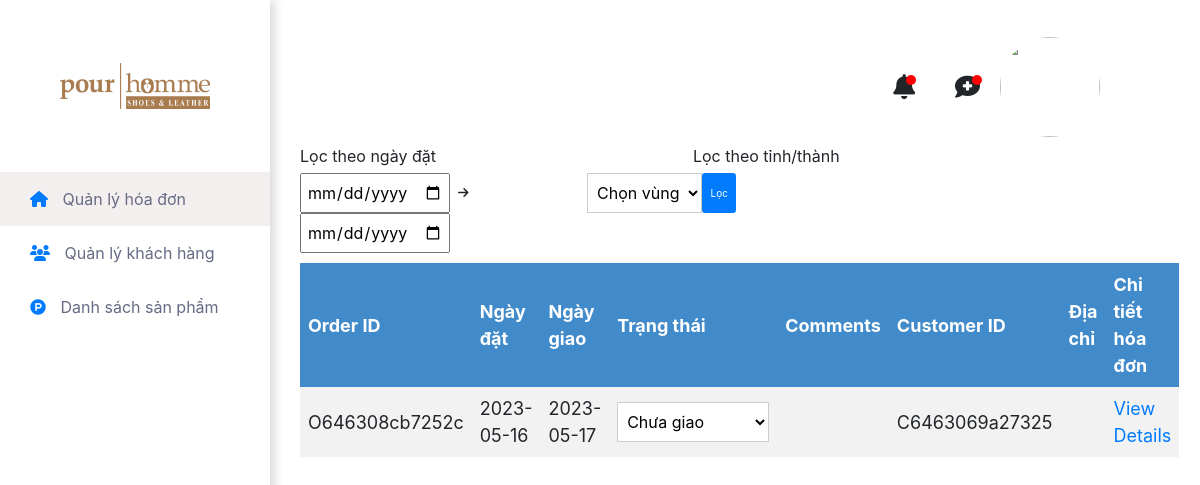
/admin/admin.php, run on the app's committed database.
### tables this page shows
CREATE TABLE `orders` (
  `orderID` varchar(50) NOT NULL,
  `orderDate` date DEFAULT NULL,
  `shippedDate` date DEFAULT NULL,
  `status` varchar(50) DEFAULT NULL,
  `comments` varchar(300) DEFAULT NULL,
  `customerID` varchar(50) DEFAULT NULL,
  `subAddress` varchar(100) DEFAULT NULL
);

### admin/order.php (the view, shortened to what this page needs)
<?php
           require_once('connectPHP.php');
                if (isset($_POST['submit'])) {
                  $sql = "SELECT ORDERS.orderID, ORDERS.customerID, ORDERS.comments, ORDERS.orderDate, ORDERS.shippedDate, ORDERS.subAddress, ORDERS.status
                  FROM ORDERS
                  INNER JOIN CUSTOMER ON ORDERS.customerID = CUSTOMER.customerID
                  WHERE 1=1";
                  if (!empty($_POST['province'])) {
                      $province = $_POST['province'];
                      $sql .= " AND CUSTOMER.city = '" . $province . "'";
                  }
                  if (!empty($_POST['start_date']) && !empty($_POST['end_date'])) {
                      $start_date = $_POST['start_date'];
                      $end_date = $_POST['end_date'];
                      $sql .= " AND ORDERS.orderDate BETWEEN '$start_date' AND '$end_date'";
                  }
                  $orders =  mysqli_query($conn,$sql);
                }
                else {
                  $sql = "SELECT * FROM ORDERS";
                  $orders =  mysqli_query($conn,$sql);
                }
            ?>
<div class="header_form">
        <div class="header_form_1">Lọc theo ngày đặt</div>
        <div class="header_form_2">Lọc theo tỉnh/thành</div>
    </div>
    <div style="width:66%">
 <form  method="POST" action="admin.php?page=0">
  <div style="display: flex; justify-content: space-between;">
    <div class="input-group mb-3" >
      <input type="date" class="date_form" placeholder="Từ ngày" aria-label="Từ ngày" name="start_date">
      <span class="icon_form"><i class="fa-solid fa-arrow-right"></i></span>
      <input type="date" class="date_form" placeholder="Đến ngày" aria-label="Đến ngày" name="end_date">
    </div>
    <div style="height:100%" class="input-group mb-3" >
      <select name="province" class="form-select">
        <option  selected disabled>Chọn vùng</option>
      </select>
      <button class="btn btn-primary" type="submit" name="submit">Lọc</button>
    </div>
  </div>
</form>
    </div>
      <table>
               <tr>
                 <th>Order ID</th>
                 <th>Ngày đặt</th>
                 <th>Ngày giao</th>
                 <th>Trạng thái</th>
                 <th>Comments</th>
                 <th>Customer ID</th>
                 <th>Địa chỉ</th>
                 <th>Chi tiết hóa đơn</th>
                 </tr>
                 <?php while($order = mysqli_fetch_array($orders)) { ?>
                    <tr>
                     <td id="orderID"><?php echo $order['orderID']; ?> </td>
                     <td><?php echo $order['orderDate'] ?></td>
                     <td><?php echo $order['shippedDate'] ?></td>
                     <td>
                     <select id="status" name="status" class="form-select">
  <option value="Chưa giao" <?php if ($order['status'] == 'Chưa giao') echo 'selected'; ?>>Chưa giao</option>
</select>
                    </td>
                     <td><?php echo $order['comments'] ?></td>
                     <td><?php echo $order['customerID'] ?></td>
                     <td><?php echo $order['subAddress'] ?></td>
                    <td><a href="<?php echo 'detailorder.php?code='. $order['orderID'] ?>">View Details</a></td>
                     </tr>
                     <?php } ?>
                </table>

### CSS/sidebar.css (style rules this page uses)
table { border-collapse: collapse; width: 100%; }
th, td { text-align: left; padding: 8px; }
th { background-color: #428bca; color: #fff; }
tr:nth-child(even) { background-color: #f2f2f2; }
a { text-decoration: none; color: #428bca; }
.date_form { padding: 5px; font-size: 16px; margin-right: 8px; width: 150px; }
.icon_form { border: none; margin-right: 8px; font-size: 12px; display: flex; align-items: center; }
.header_form { display: flex; }
.header_form_2, .header_form_1 { font-size: 16px; margin-bottom: 5px; }
.header_form_2 { margin-left: 257px; }
.date_form::placeholder { color: #999; font-style: italic; }
#input_type, select { background-color: #fff; color: #000; padding: 5px; height: 40px; border-width: 1px; border-style: solid; border-color: #ccc; font-size: 16px !important; }
option { font-size: 14px; }
th, td { font-size: 18px; }
td a, td a:hover { text-decoration: none; }
button { margin: 0 10px; }

### CSS/base.css (style rules this page uses)
* { box-sizing: inherit; margin: 0; padding: 0; }
html { font-family: 'Cairo', sans-serif; font-family: 'Roboto', sans-serif; font-family: 'Marcellus', serif; font-size: 62.5%; scroll-behavior: smooth; }
:root { --white-color:#fff; --Brown-color:#97552c; }

### data on the page
orders: orderID "O646308cb7252c", orderDate "2023-05-16", shippedDate "2023-05-17", customerID "C6463069a27325"
